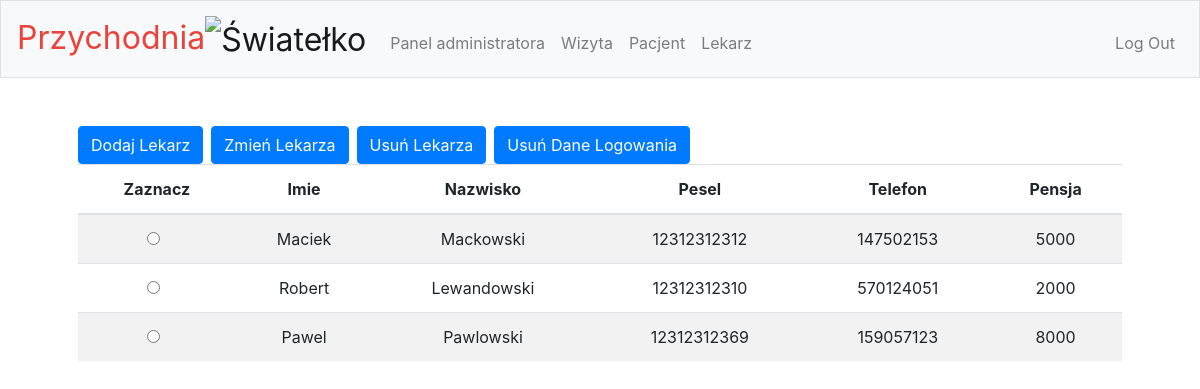
/lekarz (signed in), run on an earlier commit of the app's database.
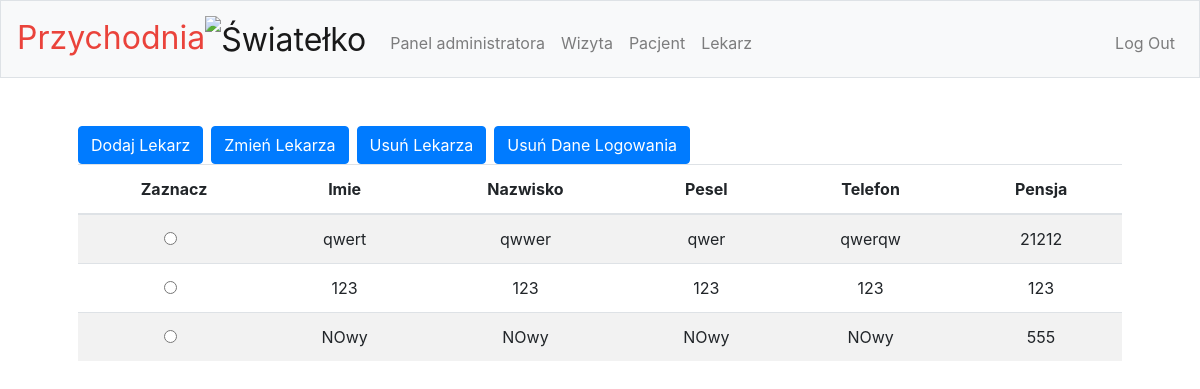
And on a later commit of the database.
### tables this page shows
CREATE TABLE Lekarz(id integer PRIMARY KEY AUTOINCREMENT, Name TEXT, Surname TEXT, Pesel TEXT, Telefon TEXT, Salary integer,  Users_id INTEGER NOT NULL, FOREIGN KEY (Users_id) REFERENCES Users (id));

### app.py (the view)
@app.route('/lekarz', methods=['GET', 'POST'])
@login_required
def lekarz():
    if session["access"] == 3:
        if request.method == "GET":
            session.pop('_flashes', None)
            con = sqlite3.connect("db.db")
            cur = con.cursor()
            columns = ["Imie", "Nazwisko", "Pesel", "Telefon", "Pensja"]
            cur.execute(
                "select id, Name, Surname, Pesel, Telefon, Salary from Lekarz")
            rows = cur.fetchall()
            return render_template("lekarz.html", columns=columns, rows=rows)

### app.py (called while the page is built)
def login_required(f):
    @wraps(f)
    def decorated_function(*args, **kwargs):
        if session.get("user_id") is None:
            return redirect("/login")
        return f(*args, **kwargs)
    return decorated_function

### templates/lekarz.html (shortened to what this page needs)
{% extends "layout.html" %}
{% block main %}
    <div class="btn-toolbar" role="toolbar">
        <div class="btn-group mr-2" role="group">
        <form method="get" action="/lekarz_create">
            <button class="btn btn-primary" type="submit">Dodaj Lekarz</button>
        </form>
        </div>
        <div class="btn-group mr-2" role="group">
        <form method="get" action="/lekarz_update">
               <button name="id" value="" onclick="getValue()" id="update" class="btn btn-primary" type="submit">Zmień Lekarza</button>
        </form>
        </div>
         <div class="btn-group mr-2" role="group">
            <form method="get" action="/lekarz_delete">
               <button name="id" value="" onclick="getValue()" id="delete" class="btn btn-primary" type="submit">Usuń Lekarza</button>
        </form>
         </div>
        <div class="btn-group mr-2" role="group">
            <form method="get" action="/lekarz_deleteuser">
               <button name="id" value="" onclick="getValue()" id="deleteuser" class="btn btn-primary" type="submit">Usuń Dane Logowania</button>
        </form>
        </div>
    </div>
    <table class="table table-striped">
        <thead class>
        <tr>
            <th scope="col">Zaznacz</th>
            {% for column in columns %}
                <th scope="col">{{ column }}</th>
            {% endfor %}
        </tr>
        </thead>
        <tbody>
        {% for row in rows %}
            <tr>
                <td>
                    <div class="form-check">
                        <input type="radio" class="form-check-input zaznacz" name="check" id="{{ row[0] }}" value="{{ row[0] }}">
                    </div>
                </td>
                {% for value in row[1:] %}
                    <td>{{ value }}</td>
                {% endfor %}
            </tr>
        {% endfor %}
        </tbody>
    </table>
{%  endblock %}

What changed in the data, as far as the page shows it:
removed Lekarz: Name "Maciek", Surname "Mackowski", Pesel "12312312312", Telefon "147502153", Salary "5000"
removed Lekarz: Name "Pawel", Surname "Pawlowski", Pesel "12312312369", Telefon "159057123", Salary "8000"
changed Lekarz: Name "Robert" → "qwert"; Surname "Lewandowski" → "qwwer"; Pesel "12312312310" → "qwer"; Telefon "570124051" → "qwerqw"; Salary "2000" → "21212"
added Lekarz: Name "123", Surname "123", Pesel "123", Telefon "123", value "123"
added Lekarz: Name "NOwy", Surname "NOwy", Pesel "NOwy", Telefon "NOwy", Salary "555"
